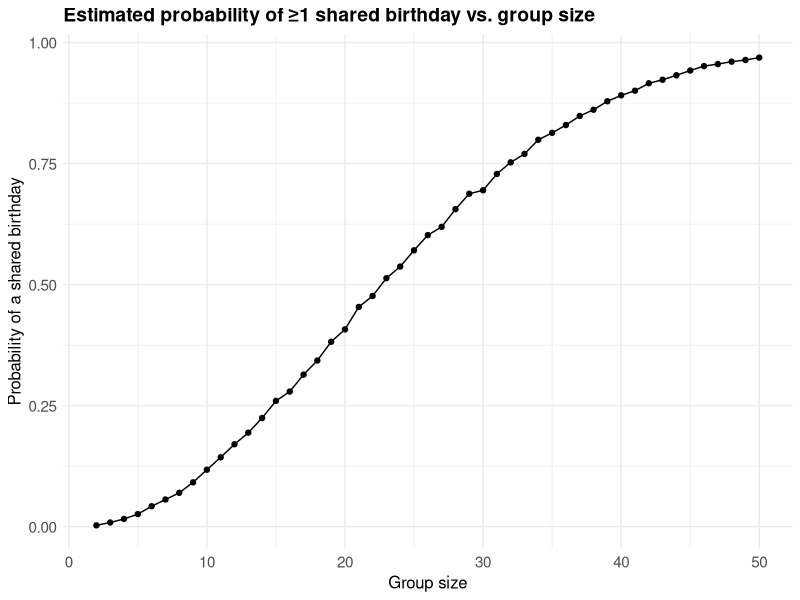

The R script that drew this image:
## ---- chunk 1
library(tidyverse)
library(ggplot2)
library(viridis)
library(broom)
set.seed(1234)

theme_set(
  theme_minimal() +
    theme(
      legend.position = "bottom",
      plot.title = element_text(face = "bold", size = 14),
      axis.text = element_text(size = 11),
      axis.title = element_text(size = 12)
    )
)

options(
  ggplot2.continuous.colour = "viridis",
  ggplot2.continuous.fill  = "viridis"
)

scale_colour_discrete <- scale_colour_viridis_d
scale_fill_discrete   <- scale_fill_viridis_d
## ---- chunk 2
# To simulate this, I define a function called birthday_simulation. For a chosen group size, the function randomly assigns each person a birthday by sampling from the integers 1 through 365 with replacement. If at least one birthday is shared the function returns TRUE.

birthday_simulation <- function(n) {
  birthdays <- sample(x = 1:365, size = n, replace = TRUE)
  return(length(birthdays) != length(unique(birthdays)))
}
## ---- chunk 3
estimate_shared_bday <- function(n, B = 10000) {
  hits <- vapply(
    1:B,
    function(i) any(duplicated(sample.int(365, n, replace = TRUE))),
    logical(1)
  )
  mean(hits)
}

sizes <- 2:50
probability_table <- tibble(
  group_size = sizes,
  shared_birthday_prob = vapply(sizes, estimate_shared_bday, numeric(1))
)

ggplot(probability_table, aes(x = group_size, y = shared_birthday_prob)) +
  geom_line() +
  geom_point() +
  labs(
    title = "Estimated probability of ≥1 shared birthday vs. group size",
    x = "Group size",
    y = "Probability of a shared birthday"
  )
